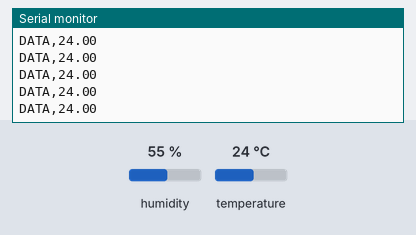
Simulated run of this sketch. Board: Arduino Uno, built with avr-gcc and run on an emulated ATmega328P. Shown: the last lines printed to the serial monitor. Inputs (shaded band) come from the test bench; at power-on: temperature 24 °C, humidity 55 %.

Above: at 2.8 s.
2.9 s: temperature set to 12 °C
At 4.14 s:
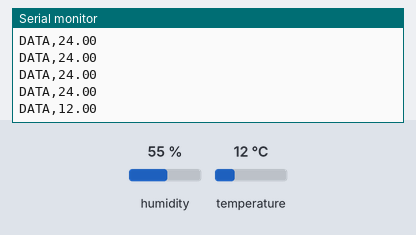
5.6 s: temperature set to 19 °C
At 5.65 s:
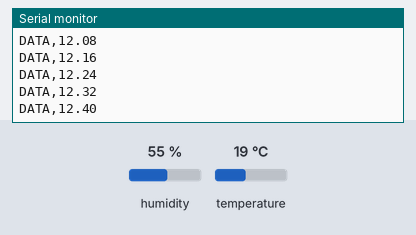
Timing chart, 0 to 8.6 s (numbered marks = the images above; inputs shaded):
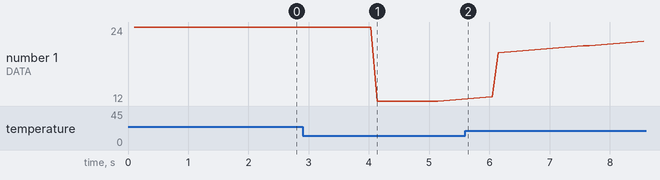

Measured:
- after the input at 2.9 s, the serial monitor: prints a new line after 1.2 s (image 1)
- plotted number 1: 24 → 12.32 after the input at 2.9 s, 12.32 → 19 after the input at 5.6 s

The sketch:

DataAcquisition_DHT22_PLX-DAQ.ino
```cpp
// Data Collection Code from Sensor - Excel CSV datalogger using Arduino and DHT22 sensor
#include <DHT.h>              // Include DHT library code
#define DHTPIN  13             // DHT22 data pin is connected to Arduino pin 2
#define DHTTYPE DHT22         // DHT22 sensor is used
DHT dht(DHTPIN, DHTTYPE);     // Initialize DHT library

void setup() {
  Serial.begin(9600);         // Initialize serial communications with the PC
  dht.begin();                // Initialize the DHT library
}

void loop() {

    float b = 0.08; //Change this value according to drift fault
    float y = 0;

    for (float count=0; count<100; count++) {
      float t = dht.readTemperature();
      if (count<=50) {
        y = t;
        }
      else {
        y = t + b;
        b = b + 0.08; //Change this value according to drift fault
        }
        delay(100); //100ms
        Serial.print("DATA,");
        Serial.println(y);
      }
}
```
